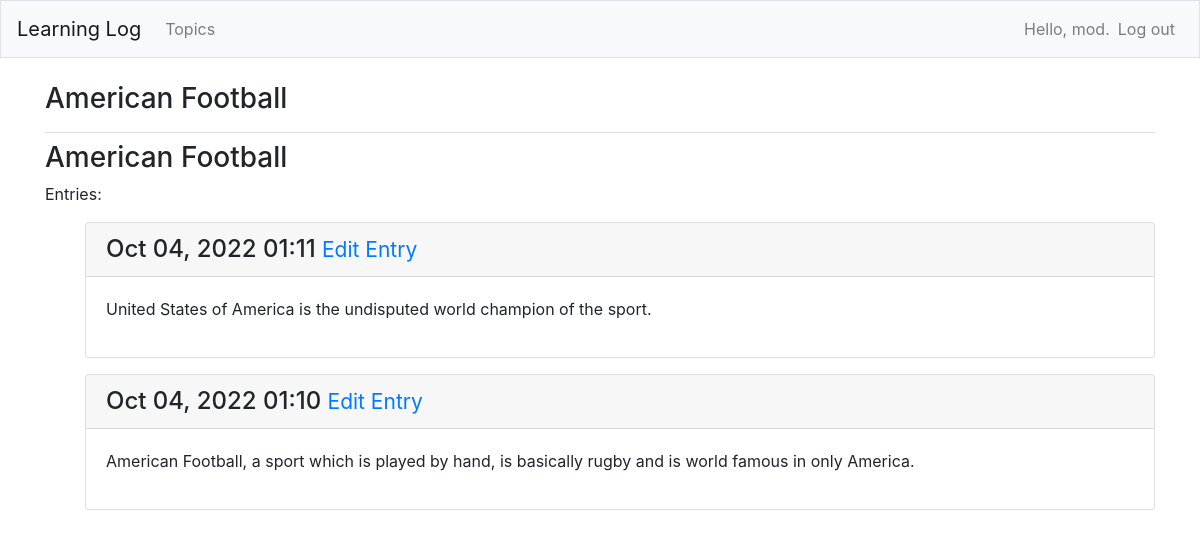
The page /topics/11/ (signed in) on the database its author committed.
### learning_logs/models.py (models this page shows, shortened)
class Topic(models.Model):
    text = models.CharField(max_length=200)
    date_added = models.DateTimeField(auto_now_add=True)
    owner = models.ForeignKey(User, on_delete=models.CASCADE)
    def __str__(self):
        return self.text

class Entry(models.Model):
    topic = models.ForeignKey(Topic, on_delete=models.CASCADE)
    text = models.TextField()
    date_added = models.DateTimeField(auto_now_add=True)
    class Meta:
        verbose_name_plural = 'entries'

### learning_logs/views.py (the view)
# urls.py: path('topics/<int:topic_id>/',views.topic, name='topic'),	# Individual Topic Page
@login_required
def topic(request,topic_id):
	topic= Topic.objects.get(id=topic_id)
	if topic.owner != request.user:
		raise Http404
	entries= topic.entry_set.order_by('-date_added')
	context= {'topic':topic, 'entries':entries}
	return render(request, 'learning_logs/topic.html',context)

### learning_logs/templates/learning_logs/topic.html
{% extends "learning_logs/base.html" %}
{% block content %}
{% block page_header %}
	<h3>{{topic}}</h3>
{% endblock page_header %}
<p> Entries:</p>
<ul>
	{% for entry in entries %}
	<div class="card mb-3">
		<h4 class="card-header">
			{{entry.date_added|date:'M d, Y H:i' }}
			<small>	<a href="{% url 'learning_logs:edit_entry' entry.id%}">Edit Entry</a></small>
		</h4>
		<div class="card-body">
			{{entry.text|linebreaks}}
		</div>
	</div>
{% empty %}
	<p> There are not entries for this topic yet </p>
{% endfor %}
{% endblock content %}

### learning_logs/templates/learning_logs/base.html (shortened to what this page needs)
{% load bootstrap4 %}
<!doctype html>
<html lang="en">
<head>
    {% bootstrap_css %}
</head>
<body>
    <nav class="navbar navbar-expand-md navbar-light bg-light mb-4 border">
        <a class="navbar-brand" href="{% url 'learning_logs:index' %}"> Learning Log </a>
        <div class="collapse navbar-collapse" id="navbarCollapse">
            <ul class="navbar-nav mr-auto">
                <li class="nav-item">
                    <a class="nav-link" href="{% url 'learning_logs:topics' %}">
                    Topics </a></li>
                </ul>
            <ul class="navbar-nav ml-auto">
                {% if user.is_authenticated %}
                <li class="nav-item">
                    <span class="navbar-text">Hello, {{user.username}}.</span>
                </li>
                <li class="nav-item">
                    <a class="nav-link" href="{% url 'users:logout' %}">Log out </a>
                </li>
                {% endif %}
            </ul>
        </div>
    </nav>
    <main role="main" class="container">
        <div class="pb-2 mb-2 border-bottom">
            {% block page_header %}{% endblock page_header %}
        </div>
        <div >
            {% block content %}{% endblock content %}
        </div>
    </main>
</body>

### rows shown on the page
Topic: text "American Football American Football"
Entry: date_added "Oct 04, 2022 01:11", text "United States of America is the undisputed world champion of the sport."
Entry: date_added "Oct 04, 2022 01:10", text "American Football, a sport which is played by hand, is basically rugby and is world famous in only America."

### other values the page prints
{{ user.username }} "mod"
